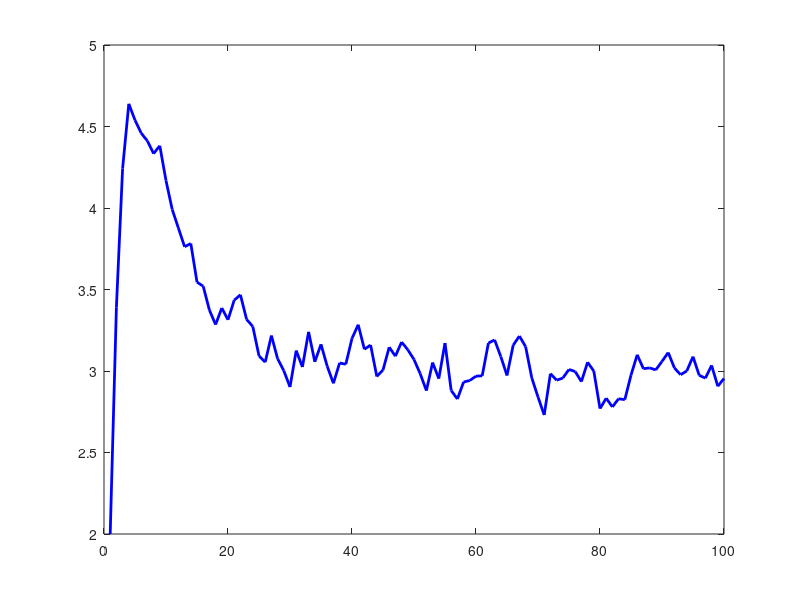

This chart was generated by the following MATLAB code: (Note: this script raises an error after producing the figure.)
clear
% Simulation Parameters
k_max = 100;           % simulation steps
E = zeros(1, k_max);   % battery energy
Es = zeros(1, k_max);  % control input
El = 0.2*ones(1, k_max); % load (disturbance), assumed constant
El = -1+0.1*randn(1, k_max);   % Disturbance (load), random

% Initial Conditions
E(1) = 2;               % initial battery level
Eset = 3;               % desired battery level

% Controller Gains (you may tune these)
Kp = 0.5;
Ki = 0.05;

% PI terms
e_prev = 0;
u_prev = 0;
integral_error = 0;

for k = 1:k_max-1
    % Error
    e = Eset - E(k);
    integral_error = integral_error + e;

    % PI controller
    Es(k) = Kp * e + Ki * integral_error;

    % Apply control input to system
    E(k+1) = E(k) + Es(k) - El(k);

    % % Enforce battery constraints
    % if E(k+1) < 1
    %     E(k+1) = 1;
    % elseif E(k+1) > 6
    %     E(k+1) = 6;
    % end
end

% Plot
figure;
plot(1:k_max, E, 'b', 'LineWidth', 2);
hold on;
yline(Eset, '--r', 'Setpoint');
xlabel('Time step (k)');
ylabel('Battery Energy E(k) [kWh]');
title('Battery Energy Regulation with PI Control');
legend('E(k)', 'Setpoint');
grid on;
